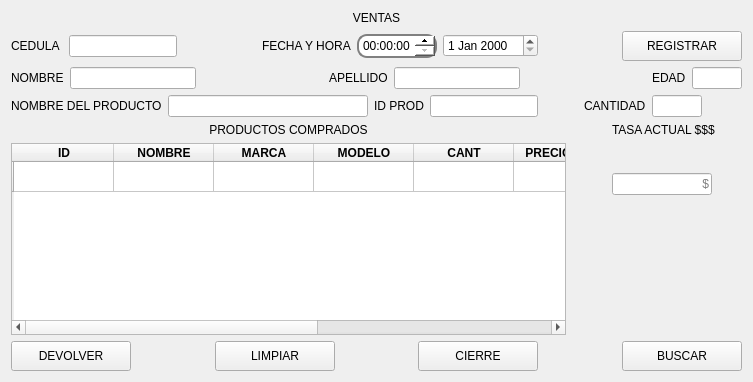
               <widget class="QWidget" name="page_ventas">
                <layout class="QVBoxLayout" name="verticalLayout_7">
                 <item>
                  <widget class="QLabel" name="label_8">
                   <property name="text">
                    <string>VENTAS</string>
                   </property>
                   <property name="alignment">
                    <set>Qt::AlignCenter</set>
                   </property>
                  </widget>
                 </item>
                 <item>
                  <layout class="QHBoxLayout" name="horizontalLayout_7">
                   <item>
                    <widget class="QLabel" name="label_3">
                     <property name="text">
                      <string>CEDULA </string>
                     </property>
                    </widget>
                   </item>
                   <item>
                    <widget class="QLineEdit" name="ci_line"/>
                   </item>
                   <item>
                    <spacer name="horizontalSpacer_39">
                     <property name="orientation">
                      <enum>Qt::Horizontal</enum>
                     </property>
                     <property name="sizeHint" stdset="0">
                      <size>
                       <width>40</width>
                       <height>20</height>
                      </size>
                     </property>
                    </spacer>
                   </item>
                   <item>
                    <widget class="QLabel" name="label_20">
                     <property name="text">
                      <string>FECHA Y HORA</string>
                     </property>
                    </widget>
                   </item>
                   <item>
                    <widget class="QTimeEdit" name="timeEdit">
                     <property name="styleSheet">
                      <string notr="true">            QTimeEdit {
                background-color: white;
                border: 2px solid gray;
                border-radius: 10px;
                padding: 2px;
            }
            QTimeEdit::down-button {
                width: 20px;


      }

QTimeEdit::up-button {
                width: 20px;

            }

</string>
                     </property>
                    </widget>
                   </item>
                   <item>
                    <widget class="QDateEdit" name="dateEdit"/>
                   </item>
                   <item>
                    <spacer name="horizontalSpacer_8">
                     <property name="orientation">
                      <enum>Qt::Horizontal</enum>
                     </property>
                     <property name="sizeHint" stdset="0">
                      <size>
                       <width>40</width>
                       <height>17</height>
                      </size>
                     </property>
                    </spacer>
                   </item>
                   <item>
                    <widget class="QPushButton" name="buscar_btn_2">
                     <property name="minimumSize">
                      <size>
                       <width>120</width>
                       <height>30</height>
                      </size>
                     </property>
                     <property name="styleSheet">
                      <string notr="true">
QPushButton:hover{
	background-color: rgb(0, 255, 255);
color: rgb(0, 0, 0);
font: 77 10pt &quot;Arial Black&quot;;
}
</string>
                     </property>
                     <property name="text">
                      <string>REGISTRAR</string>
                     </property>
                    </widget>
                   </item>
                  </layout>
                 </item>
                 <item>
                  <layout class="QHBoxLayout" name="horizontalLayout_9">
                   <item>
                    <widget class="QLabel" name="label_7">
                     <property name="text">
                      <string>NOMBRE</string>
                     </property>
                    </widget>
                   </item>
                   <item>
                    <widget class="QLineEdit" name="name_line"/>
                   </item>
                   <item>
                    <spacer name="horizontalSpacer_19">
                     <property name="orientation">
                      <enum>Qt::Horizontal</enum>
                     </property>
                     <property name="sizeHint" stdset="0">
                      <size>
                       <width>40</width>
                       <height>20</height>
                      </size>
                     </property>
                    </spacer>
                   </item>
                   <item>
                    <widget class="QLabel" name="label_9">
                     <property name="text">
                      <string>APELLIDO</string>
                     </property>
                    </widget>
                   </item>
                   <item>
                    <widget class="QLineEdit" name="apellido_line"/>
                   </item>
                   <item>
                    <spacer name="horizontalSpacer_16">
                     <property name="orientation">
                      <enum>Qt::Horizontal</enum>
                     </property>
                     <property name="sizeHint" stdset="0">
                      <size>
                       <width>80</width>
                       <height>20</height>
                      </size>
                     </property>
                    </spacer>
                   </item>
                   <item>
                    <widget class="QLabel" name="label_10">
                     <property name="text">
                      <string>EDAD</string>
                     </property>
                    </widget>
                   </item>
                   <item>
                    <widget class="QLineEdit" name="edad_line">
                     <property name="maximumSize">
                      <size>
                       <width>50</width>
                       <height>16777215</height>
                      </size>
                     </property>
                     <property name="alignment">
                      <set>Qt::AlignRight|Qt::AlignTrailing|Qt::AlignVCenter</set>
                     </property>
                    </widget>
                   </item>
                  </layout>
                 </item>
                 <item>
                  <layout class="QHBoxLayout" name="horizontalLayout_28">
                   <item>
                    <layout class="QHBoxLayout" name="horizontalLayout_27">
                     <item>
                      <widget class="QLabel" name="label_6">
                       <property name="text">
                        <string>NOMBRE DEL PRODUCTO</string>
                       </property>
                      </widget>
                     </item>
                     <item>
                      <widget class="QLineEdit" name="prod_name_edit">
                       <property name="minimumSize">
                        <size>
                         <width>200</width>
                         <height>0</height>
                        </size>
                       </property>
                       <property name="maximumSize">
                        <size>
                         <width>250</width>
                         <height>16777215</height>
                        </size>
                       </property>
                      </widget>
                     </item>
                    </layout>
                   </item>
                   <item>
                    <widget class="QLabel" name="label_12">
                     <property name="text">
                      <string>ID PROD</string>
                     </property>
                    </widget>
                   </item>
                   <item>
                    <widget class="QLineEdit" name="id_prod_edit"/>
                   </item>
                   <item>
                    <spacer name="horizontalSpacer_14">
                     <property name="orientation">
                      <enum>Qt::Horizontal</enum>
                     </property>
                     <property name="sizeType">
                      <enum>QSizePolicy::Expanding</enum>
                     </property>
                     <property name="sizeHint" stdset="0">
                      <size>
                       <width>40</width>
                       <height>20</height>
                      </size>
                     </property>
                    </spacer>
                   </item>
                   <item>
                    <layout class="QHBoxLayout" name="horizontalLayout_8">
                     <item>
                      <widget class="QLabel" name="label_11">
                       <property name="text">
                        <string>CANTIDAD</string>
                       </property>
                      </widget>
                     </item>
                     <item>
                      <widget class="QLineEdit" name="cant_prod">
                       <property name="maximumSize">
                        <size>
                         <width>50</width>
                         <height>16777215</height>
                        </size>
                       </property>
                      </widget>
                     </item>
                     <item>
                      <spacer name="horizontalSpacer_38">
                       <property name="orientation">
                        <enum>Qt::Horizontal</enum>
                       </property>
                       <property name="sizeHint" stdset="0">
                        <size>
                         <width>40</width>
                         <height>20</height>
                        </size>
                       </property>
                      </spacer>
                     </item>
                    </layout>
                   </item>
                  </layout>
                 </item>
                 <item>
                  <layout class="QHBoxLayout" name="horizontalLayout_29">
                   <item>
                    <layout class="QVBoxLayout" name="verticalLayout_4">
                     <item>
                      <widget class="QLabel" name="label_4">
                       <property name="text">
                        <string>PRODUCTOS COMPRADOS</string>
                       </property>
                       <property name="alignment">
                        <set>Qt::AlignCenter</set>
                       </property>
                      </widget>
                     </item>
                     <item>
                      <widget class="QTableWidget" name="table_prod_comprados">
                       <property name="maximumSize">
                        <size>
                         <width>700</width>
                         <height>750</height>
                        </size>
                       </property>
                       <row>
                        <property name="text">
                         <string/>
                        </property>
                       </row>
                       <column>
                        <property name="text">
                         <string>ID</string>
                        </property>
                        <property name="font">
                         <font>
                          <weight>75</weight>
                          <bold>true</bold>
                         </font>
                        </property>
                       </column>
                       <column>
                        <property name="text">
                         <string>NOMBRE</string>
                        </property>
                        <property name="font">
                         <font>
                          <weight>75</weight>
                          <bold>true</bold>
                         </font>
                        </property>
                       </column>
                       <column>
                        <property name="text">
                         <string>MARCA</string>
                        </property>
                        <property name="font">
                         <font>
                          <weight>75</weight>
                          <bold>true</bold>
                         </font>
                        </property>
                       </column>
                       <column>
                        <property name="text">
                         <string>MODELO</string>
                        </property>
                        <property name="font">
                         <font>
                          <weight>75</weight>
                          <bold>true</bold>
                         </font>
                        </property>
                       </column>
                       <column>
                        <property name="text">
                         <string>CANT</string>
                        </property>
                        <property name="font">
                         <font>
                          <weight>75</weight>
                          <bold>true</bold>
                         </font>
                        </property>
                       </column>
                       <column>
                        <property name="text">
                         <string>PRECIO UNIT</string>
                        </property>
                        <property name="font">
                         <font>
                          <weight>75</weight>
                          <bold>true</bold>
                         </font>
                        </property>
                       </column>
                       <column>
                        <property name="text">
                         <string>PRECIO VENTA</string>
                        </property>
                        <property name="font">
                         <font>
                          <weight>75</weight>
                          <bold>true</bold>
                         </font>
                        </property>
                       </column>
                       <column>
                        <property name="text">
                         <string>PRECIO EN Bs</string>
                        </property>
                        <property name="font">
                         <font>
                          <weight>75</weight>
                          <bold>true</bold>
                         </font>
                        </property>
                       </column>
                       <column>
                        <property name="text">
                         <string/>
                        </property>
                        <property name="font">
                         <font>
                          <weight>50</weight>
                          <bold>false</bold>
                         </font>
                        </property>
                       </column>
                       <item row="0" column="0">
                        <property name="text">
                         <string/>
                        </property>
                        <property name="flags">
                         <set>ItemIsDragEnabled|ItemIsDropEnabled|ItemIsUserCheckable|ItemIsEnabled</set>
                        </property>
                       </item>
                       <item row="0" column="1">
                        <property name="text">
                         <string/>
                        </property>
                        <property name="flags">
                         <set>ItemIsDragEnabled|ItemIsDropEnabled|ItemIsUserCheckable|ItemIsEnabled</set>
                        </property>
                       </item>
                       <item row="0" column="2">
                        <property name="text">
                         <string/>
                        </property>
                        <property name="flags">
                         <set>ItemIsDragEnabled|ItemIsDropEnabled|ItemIsUserCheckable|ItemIsEnabled</set>
                        </property>
                       </item>
                       <item row="0" column="3">
                        <property name="text">
                         <string/>
                        </property>
                        <property name="flags">
                         <set>ItemIsDragEnabled|ItemIsDropEnabled|ItemIsUserCheckable|ItemIsEnabled</set>
                        </property>
                       </item>
                       <item row="0" column="4">
                        <property name="text">
                         <string/>
                        </property>
                        <property name="flags">
                         <set>ItemIsDragEnabled|ItemIsDropEnabled|ItemIsUserCheckable|ItemIsEnabled</set>
                        </property>
                       </item>
                       <item row="0" column="6">
                        <property name="text">
                         <string>$</string>
                        </property>
                        <property name="font">
                         <font>
                          <pointsize>12</pointsize>
                          <weight>75</weight>
                          <bold>true</bold>
                         </font>
                        </property>
                        <property name="textAlignment">
                         <set>AlignTrailing|AlignVCenter</set>
                        </property>
                        <property name="background">
                         <brush brushstyle="Dense3Pattern">
                          <color alpha="255">
                           <red>202</red>
                           <green>202</green>
                           <blue>0</blue>
                          </color>
                         </brush>
                        </property>
                        <property name="foreground">
                         <brush brushstyle="NoBrush">
                          <color alpha="255">
                           <red>0</red>
                           <green>0</green>
                           <blue>0</blue>
                          </color>
                         </brush>
                        </property>
                        <property name="flags">
                         <set>ItemIsSelectable|ItemIsDragEnabled|ItemIsDropEnabled|ItemIsUserCheckable|ItemIsEnabled</set>
                        </property>
                       </item>
                       <item row="0" column="7">
                        <property name="text">
                         <string>Bs</string>
                        </property>
                        <property name="font">
                         <font>
                          <pointsize>12</pointsize>
                          <weight>75</weight>
                          <bold>true</bold>
                         </font>
                        </property>
                        <property name="textAlignment">
                         <set>AlignTrailing|AlignVCenter</set>
                        </property>
                        <property name="background">
                         <brush brushstyle="Dense3Pattern">
                          <color alpha="255">
                           <red>0</red>
                           <green>212</green>
                           <blue>102</blue>
                          </color>
                         </brush>
                        </property>
                        <property name="flags">
                         <set>ItemIsSelectable|ItemIsDragEnabled|ItemIsDropEnabled|ItemIsUserCheckable|ItemIsEnabled</set>
                        </property>
                       </item>
                       <item row="0" column="8">
                        <property name="text">
                         <string>TOTAL</string>
                        </property>
                        <property name="font">
                         <font>
                          <pointsize>12</pointsize>
                          <weight>75</weight>
                          <bold>true</bold>
                         </font>
                        </property>
                        <property name="flags">
                         <set>ItemIsSelectable|ItemIsDragEnabled|ItemIsDropEnabled|ItemIsUserCheckable|ItemIsEnabled</set>
                        </property>
                       </item>
                      </widget>
                     </item>
                    </layout>
                   </item>
                   <item>
                    <spacer name="horizontalSpacer_37">
                     <property name="orientation">
                      <enum>Qt::Horizontal</enum>
                     </property>
                     <property name="sizeType">
                      <enum>QSizePolicy::Fixed</enum>
                     </property>
                     <property name="sizeHint" stdset="0">
                      <size>
                       <width>40</width>
                       <height>20</height>
                      </size>
                     </property>
                    </spacer>
                   </item>
                   <item>
                    <layout class="QVBoxLayout" name="verticalLayout_10">
                     <item>
                      <widget class="QLabel" name="label_13">
                       <property name="text">
                        <string>TASA ACTUAL $$$</string>
                       </property>
                      </widget>
                     </item>
                     <item>
                      <layout class="QVBoxLayout" name="verticalLayout_9">
                       <property name="leftMargin">
                        <number>0</number>
                       </property>
                       <property name="rightMargin">
                        <number>30</number>
                       </property>
                       <item>
                        <spacer name="verticalSpacer_14">
                         <property name="orientation">
                          <enum>Qt::Vertical</enum>
                         </property>
                         <property name="sizeType">
                          <enum>QSizePolicy::Fixed</enum>
                         </property>
                         <property name="sizeHint" stdset="0">
                          <size>
                           <width>20</width>
                           <height>30</height>
                          </size>
                         </property>
                        </spacer>
                       </item>
                       <item>
                        <widget class="QLineEdit" name="tasa_edit">
                         <property name="sizePolicy">
                          <sizepolicy hsizetype="Fixed" vsizetype="Fixed">
                           <horstretch>0</horstretch>
                           <verstretch>0</verstretch>
                          </sizepolicy>
                         </property>
                         <property name="minimumSize">
                          <size>
                           <width>100</width>
                           <height>0</height>
                          </size>
                         </property>
                         <property name="maximumSize">
                          <size>
                           <width>100</width>
                           <height>16777215</height>
                          </size>
                         </property>
                         <property name="layoutDirection">
                          <enum>Qt::RightToLeft</enum>
                         </property>
                         <property name="autoFillBackground">
                          <bool>false</bool>
                         </property>
                         <property name="text">
                          <string/>
                         </property>
                         <property name="alignment">
                          <set>Qt::AlignRight|Qt::AlignTrailing|Qt::AlignVCenter</set>
                         </property>
                         <property name="placeholderText">
                          <string>$</string>
                         </property>
                        </widget>
                       </item>
                       <item>
                        <spacer name="verticalSpacer_2">
                         <property name="orientation">
                          <enum>Qt::Vertical</enum>
                         </property>
                         <property name="sizeHint" stdset="0">
                          <size>
                           <width>20</width>
                           <height>40</height>
                          </size>
                         </property>
                        </spacer>
                       </item>
                      </layout>
                     </item>
                    </layout>
                   </item>
                  </layout>
                 </item>
                 <item>
                  <layout class="QHBoxLayout" name="horizontalLayout_21">
                   <item>
                    <widget class="QPushButton" name="delete_btn">
                     <property name="minimumSize">
                      <size>
                       <width>120</width>
                       <height>30</height>
                      </size>
                     </property>
                     <property name="styleSheet">
                      <string notr="true">QPushButton:hover{
background-color: rgb(255, 27, 6);
color: rgb(0, 0, 0);
font: 77 10pt &quot;Arial Black&quot;;
}
</string>
                     </property>
                     <property name="text">
                      <string>DEVOLVER</string>
                     </property>
                    </widget>
                   </item>
                   <item>
                    <spacer name="horizontalSpacer_11">
                     <property name="orientation">
                      <enum>Qt::Horizontal</enum>
                     </property>
                     <property name="sizeHint" stdset="0">
                      <size>
                       <width>40</width>
                       <height>20</height>
                      </size>
                     </property>
                    </spacer>
                   </item>
                   <item>
                    <widget class="QPushButton" name="clear_venta_btn">
                     <property name="minimumSize">
                      <size>
                       <width>120</width>
                       <height>30</height>
                      </size>
                     </property>
                     <property name="styleSheet">
                      <string notr="true">

QPushButton:hover{
background-color: rgb(255, 85, 0);
color: rgb(0, 0, 0);
font: 77 10pt &quot;Arial Black&quot;;
}
</string>
                     </property>
                     <property name="text">
                      <string>LIMPIAR</string>
                     </property>
                    </widget>
                   </item>
                   <item>
                    <spacer name="horizontalSpacer_10">
                     <property name="orientation">
                      <enum>Qt::Horizontal</enum>
                     </property>
                     <property name="sizeHint" stdset="0">
                      <size>
                       <width>40</width>
                       <height>20</height>
                      </size>
                     </property>
                    </spacer>
                   </item>
                   <item>
                    <widget class="QPushButton" name="pushButton_2">
                     <property name="minimumSize">
                      <size>
                       <width>120</width>
                       <height>30</height>
                      </size>
                     </property>
                     <property name="text">
                      <string>CIERRE</string>
                     </property>
                    </widget>
                   </item>
                   <item>
                    <spacer name="horizontalSpacer_21">
                     <property name="orientation">
                      <enum>Qt::Horizontal</enum>
                     </property>
                     <property name="sizeHint" stdset="0">
                      <size>
                       <width>40</width>
                       <height>20</height>
                      </size>
                     </property>
                    </spacer>
                   </item>
                   <item>
                    <widget class="QPushButton" name="new_venta_btn">
                     <property name="minimumSize">
                      <size>
                       <width>120</width>
                       <height>30</height>
                      </size>
                     </property>
                     <property name="text">
                      <string>BUSCAR</string>
                     </property>
                    </widget>
                   </item>
                  </layout>
                 </item>
                </layout>
               </widget>
